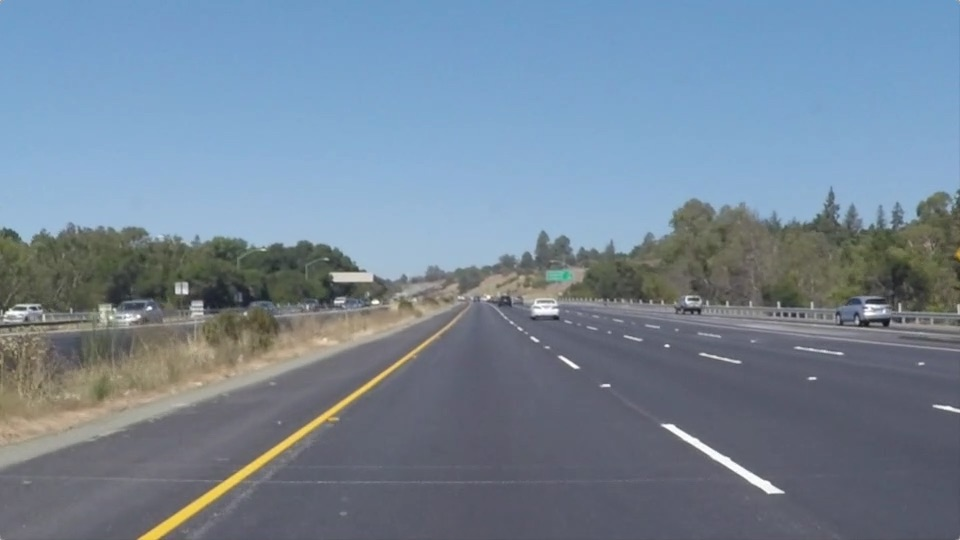
#> input picture assets/1.jpg, 960 x 540 px
$ python lanedetection2.py
#> lines starting #> are read from the running program, lines starting #| are printed output that depends on the picture; after the words box and inside, x2 and y2 are one past the last pixel; in counts of white or black regions, pixels touching at a corner belong together
#!/usr/bin/python
# -*- encoding: utf-8 -*-

# Built-in modules
import argparse
import math

# Third-party modules
import cv2
import numpy as np


class LaneDetection:
    r"""车道线检测（优化版）"""

    def __init__(
            self,
            # 增强预处理参数
            ksize=(7, 7),  # 增大高斯核以更好抑制噪声
            sigma=(1.5, 1.5),  # 增加sigma值增强模糊效果
            threshold1=50,  # 降低低阈值保留更多边缘
            threshold2=150,  # 降低高阈值
            aperture_size=3,
            # 改进ROI参数
            direction_point=None,
            roi_top_ratio=0.6,  # ROI顶部位置比例
            # 优化霍夫参数
            rho=1,
            theta=np.pi / 180,
            threshold=30,  # 降低阈值检测更多线段
            min_line_len=100,  # 缩短最小线段长度
            max_line_gap=150,  # 减小线段间隙
            # 直线拟合参数
            x1L=None,
            x2L=None,
            x1R=None,
            x2R=None,
            # 新增参数
            use_white_balance=True,  # 启用白平衡
            use_clahe=True,  # 启用对比度增强
            slope_threshold=0.3  # 更严格的斜率过滤
    ):
        self.ksize = ksize
        self.sigma = sigma
        self.threshold1 = threshold1
        self.threshold2 = threshold2
        self.aperture_size = aperture_size
        self.direction_point = direction_point
        self.roi_top_ratio = roi_top_ratio
        self.rho = rho
        self.theta = theta
        self.threshold = threshold
        self.min_line_len = min_line_len
        self.max_line_gap = max_line_gap
        self.x1L = x1L
        self.x2L = x2L
        self.x1R = x1R
        self.x2R = x2R
        self.use_white_balance = use_white_balance
        self.use_clahe = use_clahe
        self.slope_threshold = slope_threshold

    def __call__(self, img):
        # 新增白平衡预处理
        if self.use_white_balance:
            img = self._white_balance(img)

        gauss = self._image_preprocess(img)

        # 新增CLAHE对比度增强
        if self.use_clahe:
            clahe = cv2.createCLAHE(clipLimit=2.0, tileGridSize=(8, 8))
            gauss = clahe.apply(gauss)

        edge = self._edge_canny(gauss)
        roi = self._roi_trapezoid(edge)
        lines = self._Hough_line_fitting(roi)
        line_img = self._lane_line_fitting(img, lines)
        res = self._weighted_img_lines(img, line_img)
        return res

    def _white_balance(self, img):
        r"""简单白平衡处理，增强不同光照下的稳定性"""
        result = cv2.cvtColor(img, cv2.COLOR_BGR2LAB)
        avg_a = np.average(result[:, :, 1])
        avg_b = np.average(result[:, :, 2])
        result[:, :, 1] = result[:, :, 1] - ((avg_a - 128) * (result[:, :, 0] / 255.0) * 1.1)
        result[:, :, 2] = result[:, :, 2] - ((avg_b - 128) * (result[:, :, 0] / 255.0) * 1.1)
        return cv2.cvtColor(result, cv2.COLOR_LAB2BGR)

    def _image_preprocess(self, img):
        r"""预处理优化：增加灰度化前的颜色过滤"""
        # 提取黄色和白色车道线颜色范围
        hsv = cv2.cvtColor(img, cv2.COLOR_BGR2HSV)

        # 黄色范围
        lower_yellow = np.array([15, 50, 50])
        upper_yellow = np.array([35, 255, 255])
        mask_yellow = cv2.inRange(hsv, lower_yellow, upper_yellow)

        # 白色范围
        lower_white = np.array([0, 0, 200])
        upper_white = np.array([255, 30, 255])
        mask_white = cv2.inRange(hsv, lower_white, upper_white)

        # 合并掩码并与原图结合
        combined_mask = cv2.bitwise_or(mask_yellow, mask_white)
        gray = cv2.cvtColor(img, cv2.COLOR_BGR2GRAY)
        gray = cv2.bitwise_and(gray, combined_mask)

        # 高斯滤波
        gauss = cv2.GaussianBlur(gray, self.ksize, self.sigma[0], self.sigma[1])
        return gauss

    def _edge_canny(self, img):
        r"""Canny边缘检测保持不变"""
        edge = cv2.Canny(img, self.threshold1, self.threshold2, self.aperture_size)
        return edge

    def _roi_trapezoid(self, img):
        r"""优化ROI区域，使其更符合实际车道形状"""
        h, w = img.shape[:2]

        # 动态计算ROI顶部位置
        top_y = int(h * self.roi_top_ratio)
        top_width = int(w * 0.15)  # 顶部宽度

        # 车方向的中心点
        if self.direction_point is None:
            center_x = w // 2
        else:
            center_x = self.direction_point[0]

        # 构建更合理的梯形ROI
        left_top = [center_x - top_width, top_y]
        right_top = [center_x + top_width, top_y]
        left_down = [int(w * 0.1), h]
        right_down = [int(w * 0.9), h]

        self.roi_points = np.array([left_down, left_top, right_top, right_down], np.int32)

        # 填充梯形区域
        mask = np.zeros((h, w), dtype=np.uint8)
        cv2.fillPoly(mask, [self.roi_points], 255)

        # 目标区域提取：逻辑与
        roi = cv2.bitwise_and(img, mask)
        return roi

    def _Hough_line_fitting(self, img):
        r"""霍夫变换参数优化"""
        lines = cv2.HoughLinesP(
            img, self.rho, self.theta, self.threshold, np.array([]),
            minLineLength=self.min_line_len, maxLineGap=self.max_line_gap
        )
        return lines

    def _lane_line_fitting(self, img, lines, color=(0, 255, 0), thickness=8):
        r"""优化直线拟合逻辑，增加异常值过滤"""
        line_img = np.zeros((img.shape[0], img.shape[1], 3), dtype=np.uint8)
        if lines is None:
            return line_img

        h, w = img.shape[:2]
        right_x = []
        right_y = []
        left_x = []
        left_y = []

        for line in lines:
            for x1, y1, x2, y2 in line:
                # 计算线段长度，过滤短线段
                length = math.hypot(x2 - x1, y2 - y1)
                if length < self.min_line_len * 0.5:
                    continue

                # 计算斜率，避免除零错误
                if x2 == x1:
                    continue
                slope = (y2 - y1) / (x2 - x1)

                # 使用更严格的斜率过滤
                if slope <= -self.slope_threshold:
                    # 过滤偏离合理区域的点
                    if 0 < x1 < w and 0 < y1 < h and 0 < x2 < w and 0 < y2 < h:
                        left_x.extend((x1, x2))
                        left_y.extend((y1, y2))
                elif slope >= self.slope_threshold:
                    if 0 < x1 < w and 0 < y1 < h and 0 < x2 < w and 0 < y2 < h:
                        right_x.extend((x1, x2))
                        right_y.extend((y1, y2))

        # 左车道线拟合：增加异常值检测
        if left_x and left_y:
            # 使用Z-score过滤异常值
            left_points = np.column_stack((left_x, left_y))
            left_points = self._remove_outliers(left_points)
            if len(left_points) >= 2:
                left_fit = np.polyfit(left_points[:, 0], left_points[:, 1], 1)
                left_line = np.poly1d(left_fit)

                # 动态计算插值点，基于图像高度
                if not self.x1L:
                    x1L = int(w * 0.1)
                y1L = int(left_line(x1L))
                # 确保y坐标在图像范围内
                y1L = np.clip(y1L, h // 2, h)

                if not self.x2L:
                    x2L = int(w * 0.4)
                y2L = int(left_line(x2L))
                y2L = np.clip(y2L, h // 2, h)

                cv2.line(line_img, (x1L, y1L), (x2L, y2L), color, thickness)

        # 右车道线拟合：增加异常值检测
        if right_x and right_y:
            right_points = np.column_stack((right_x, right_y))
            right_points = self._remove_outliers(right_points)
            if len(right_points) >= 2:
                right_fit = np.polyfit(right_points[:, 0], right_points[:, 1], 1)
                right_line = np.poly1d(right_fit)

                if not self.x1R:
                    x1R = int(w * 0.6)
                y1R = int(right_line(x1R))
                y1R = np.clip(y1R, h // 2, h)

                if not self.x2R:
                    x2R = int(w * 0.9)
                y2R = int(right_line(x2R))
                y2R = np.clip(y2R, h // 2, h)

                cv2.line(line_img, (x1R, y1R), (x2R, y2R), color, thickness)

        return line_img

    def _remove_outliers(self, points, z_threshold=2.0):
        r"""使用Z-score方法移除异常值点"""
        if len(points) <= 3:
            return points

        mean = np.mean(points, axis=0)
        std = np.std(points, axis=0)
        z_scores = np.abs((points - mean) / std)
        return points[(z_scores < z_threshold).all(axis=1)]

    def _weighted_img_lines(self, img, line_img, α=1, β=1, λ=0.):
        r"""保持不变"""
        res = cv2.addWeighted(img, α, line_img, β, λ)
        return res


def parse_args():
    parser = argparse.ArgumentParser(description="Lane Detection V1.1 (Optimized)")
    parser.add_argument("-i", "--input_path", type=str, default="./assets/1.jpg", help="Input path of image.")
    parser.add_argument("-o", "--output_path", type=str, default="./assets/1_out.jpg", help="Ouput path of image.")
    return parser.parse_args()


def main():
    args = parse_args()

    # 使用优化参数初始化检测器
    lanedetection = LaneDetection(
        ksize=(7, 7),
        sigma=(1.5, 1.5),
        threshold1=50,
        threshold2=150,
        min_line_len=100,
        max_line_gap=150,
        slope_threshold=0.3
    )

    # 图片检测
    if args.input_path.endswith(('.jpg', '.jpeg', '.png')):
        img = cv2.imread(args.input_path, 1)
#> img is the input picture: shape (540, 960, 3); mean B, G, R 150.8, 133.6, 116.5
        if img is None:
            print(f"无法读取图片: {args.input_path}")
            return
        res = lanedetection(img)
#> in _white_balance, `result = cv2.cvtColor(img, cv2.COLOR_BGR2LAB)`: result: shape (540, 960, 3); mean of channels 0, 1, 2 139.8, 126.6, 117.3
#> in _white_balance, `avg_a = np.average(result[:, :, 1])`: avg_a = 126.6
#> in _white_balance, `avg_b = np.average(result[:, :, 2])`: avg_b = 117.3
#> in _white_balance, `result[:, :, 1] = result[:, :, 1] - ((avg_a - 128) * (result[:, :, 0] ..`: result: shape (540, 960, 3); mean of channels 0, 1, 2 139.8, 127, 117.3
#> in _white_balance, `result[:, :, 2] = result[:, :, 2] - ((avg_b - 128) * (result[:, :, 0] ..`: result: shape (540, 960, 3); mean of channels 0, 1, 2 139.8, 127, 123.2
#> in _image_preprocess, `hsv = cv2.cvtColor(img, cv2.COLOR_BGR2HSV)`: hsv: shape (540, 960, 3); mean H, S, V 90.1, 48.2, 147.6
#> in _image_preprocess, `mask_yellow = cv2.inRange(hsv, lower_yellow, upper_yellow)`:
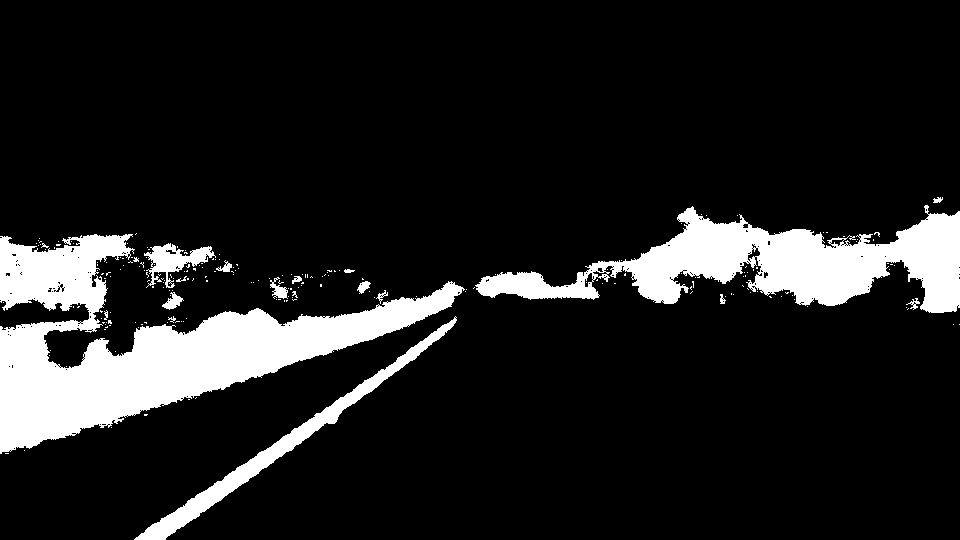
#> mask_yellow: shape (540, 960); 12.6% white; 215 white regions (198 under 20 px), largest, box (x1, y1, x2, y2) and area: (0, 234, 465, 454) 35599, (475, 205, 960, 313) 21942, (134, 316, 457, 540) 5198
#> in _image_preprocess, `mask_white = cv2.inRange(hsv, lower_white, upper_white)`: mask_white: shape (540, 960); 0.36% white; 48 white regions (38 under 20 px), largest, box (x1, y1, x2, y2) and area: (662, 424, 784, 494) 938, (533, 302, 558, 315) 222, (864, 304, 881, 316) 110
#> in _image_preprocess, `gray = cv2.cvtColor(img, cv2.COLOR_BGR2GRAY)`:
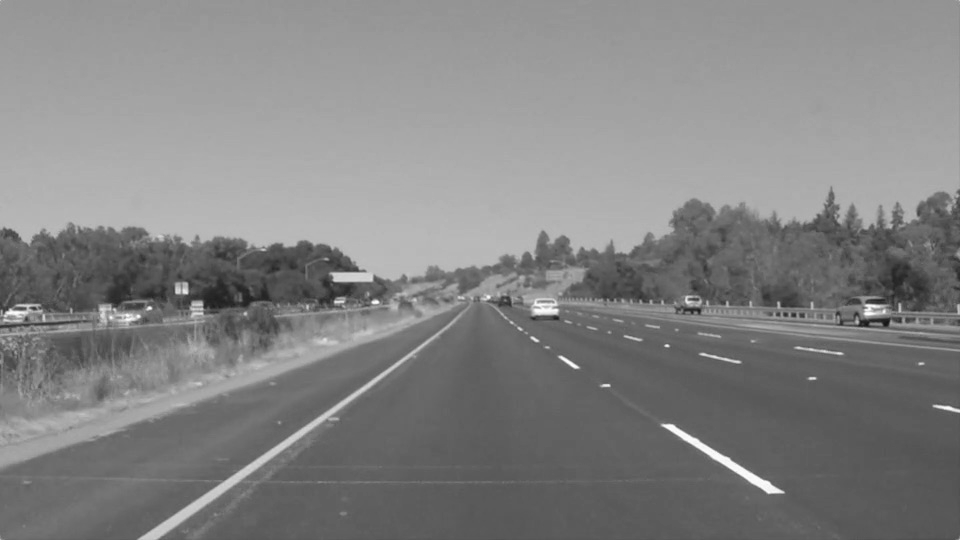
#> gray: shape (540, 960); min 19, max 252, mean 131.2
#> in __call__, `gauss = clahe.apply(gauss)`:
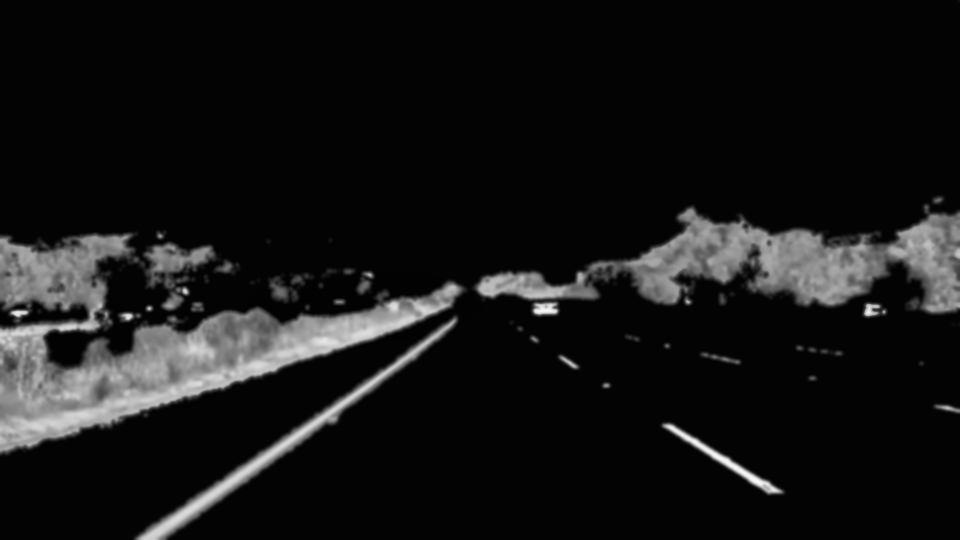
#> gauss: shape (540, 960); min 2, max 249, mean 21.9
#> in _edge_canny, `edge = cv2.Canny(img, self.threshold1, self.threshold2, self.aperture_..`: edge: shape (540, 960); 2% white in thin lines or dots, all inside (x1, y1, x2, y2) = (0, 198, 960, 540)
#> in _roi_trapezoid, `cv2.fillPoly(mask, [self.roi_points], 255)`:
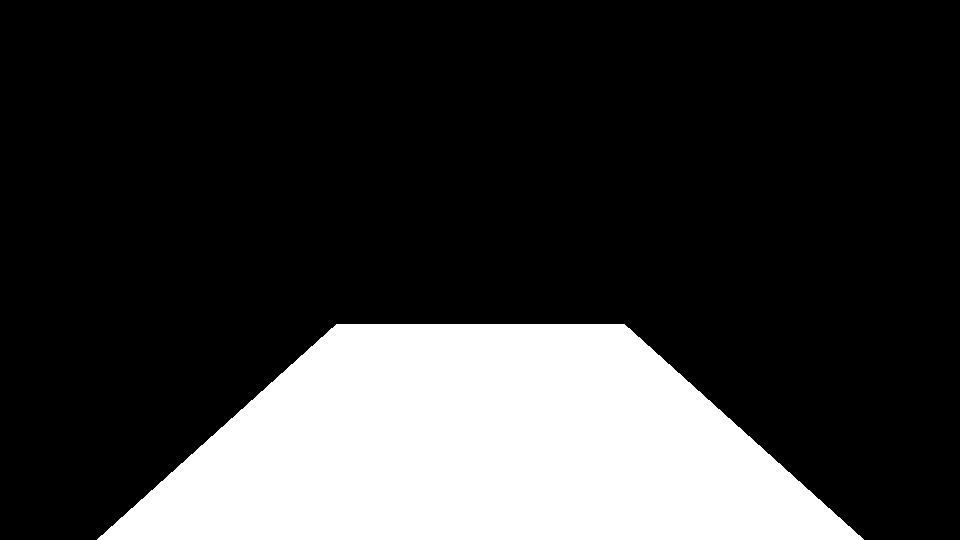
#> mask: shape (540, 960); 22% white; 1 white region, box (x1, y1, x2, y2) and area: (97, 324, 864, 540) 114072
#> in _roi_trapezoid, `roi = cv2.bitwise_and(img, mask)`:
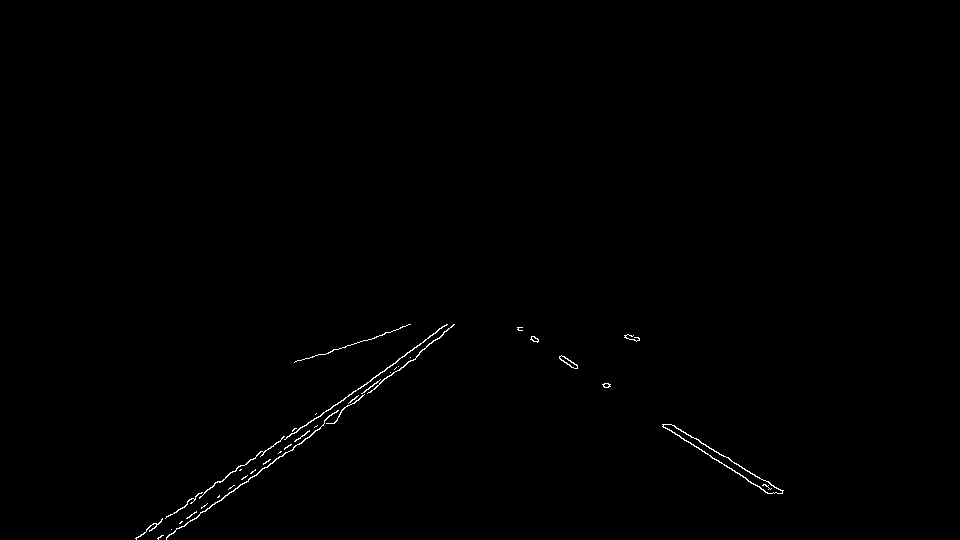
#> roi: shape (540, 960); 0.37% white in thin lines or dots, all inside (x1, y1, x2, y2) = (135, 324, 784, 540)
#> in _Hough_line_fitting, `lines = cv2.HoughLinesP( img, self.rho, self.theta, self.threshold, np..`: lines = 16 rows, first 6: [147, 528, 440, 337], [167, 536, 340, 414], [157, 538, 418, 355], [559, 357, 782, 491], [663, 426, 771, 493], [341, 401, 447, 324]
#> the loop in _lane_line_fitting, `for line in lines:` made 16 passes
#> line on passes 1 to 12: [[147, 528, 440, 337]], [[167, 536, 340, 414]], [[157, 538, 418, 355]], [[559, 357, 782, 491]], [[663, 426, 771, 493]], [[341, 401, 447, 324]], [[158, 537, 419, 354]], [[166, 538, 338, 417]], [[136, 538, 453, 324]], [[296, 439, 425, 348]], [[160, 537, 414, 359]], [[520, 327, 767, 493]]
#> after the loop in _lane_line_fitting, `for line in lines:`: left_x = [147, 440, 167, 340, 157, 418, 341, 447, 158, 419, 166, 338, 136, 453, 296, 425, 160, 414, 149, 444, 318, 446, 176, 339]; left_y = [528, 337, 536, 414, 538, 355, 401, 324, 537, 354, 538, 417, 538, 324, 439, 348, 537, 359, 531, 325, 417, 324, 528, 414]; right_x = [559, 782, 663, 771, 520, 767, 530, 782]; right_y = [357, 491, 426, 493, 327, 493, 339, 490]
#> in _lane_line_fitting, `left_points = np.column_stack((left_x, left_y))`: left_points = 24 rows, first 8: [147, 528], [440, 337], [167, 536], [340, 414], [157, 538], [418, 355], [341, 401], [447, 324]
#> in _remove_outliers, `mean = np.mean(points, axis=0)`: mean = [303.9, 431.8]
#> in _remove_outliers, `std = np.std(points, axis=0)`: std = [121.4, 85.82]
#> in _remove_outliers, `z_scores = np.abs((points - mean) / std)`: z_scores = 24 rows, first 8: [1.29, 1.12], [1.12, 1.1], [1.13, 1.21], [0.297, 0.207], [1.21, 1.24], [0.939, 0.895], [0.305, 0.359], [1.18, 1.26]
#> in _lane_line_fitting, `left_fit = np.polyfit(left_points[:, 0], left_points[:, 1], 1)`: left_fit = [-0.704, 645.9]
#> in _lane_line_fitting, `y1L = int(left_line(x1L))`: y1L = 578
#> in _lane_line_fitting, `y1L = np.clip(y1L, h // 2, h)`: y1L = 540
#> in _lane_line_fitting, `y2L = int(left_line(x2L))`: y2L = 375
#> in _lane_line_fitting, `right_points = np.column_stack((right_x, right_y))`: right_points = [[559, 357], [782, 491], [663, 426], [771, 493], [520, 327], [767, 493], [530, 339], [782, 490]]
#> in _lane_line_fitting, `right_fit = np.polyfit(right_points[:, 0], right_points[:, 1], 1)`: right_fit = [0.629, 4.28]
#> in _lane_line_fitting, `y1R = int(right_line(x1R))`: y1R = 366
#> in _lane_line_fitting, `y2R = int(right_line(x2R))`: y2R = 547
#> in _lane_line_fitting, `y2R = np.clip(y2R, h // 2, h)`: y2R = 540
#> in _lane_line_fitting, `cv2.line(line_img, (x1R, y1R), (x2R, y2R), color, thickness)`:
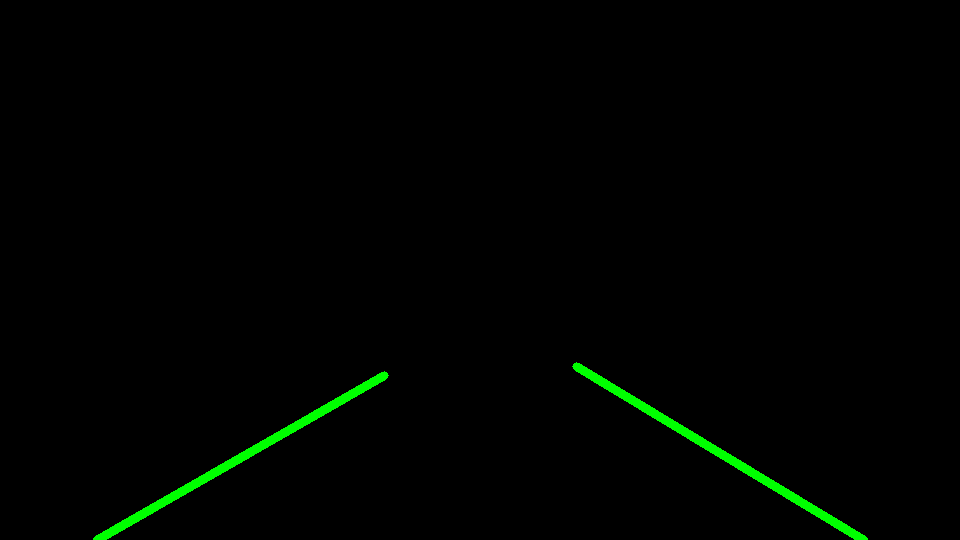
#> line_img: shape (540, 960, 3); mean of channels 0, 1, 2 0, 2.9, 0; drawn as B, G, R
        x = np.hstack([img, res])
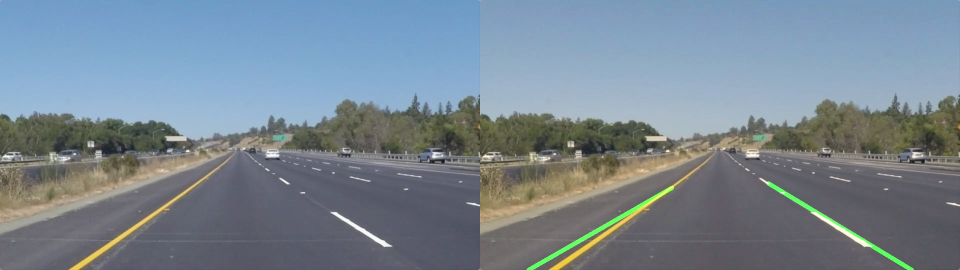
#> x: shape (540, 1920, 3) (shown at 1/2 size); mean B, G, R 145.7, 134.1, 120.2
        cv2.imwrite(args.output_path, x)
        cv2.imshow("Result", x)
        cv2.waitKey(0)
        cv2.destroyAllWindows()

    # 视频检测
    elif args.input_path.endswith('.mp4'):
        video_capture = cv2.VideoCapture(args.input_path)
        if not video_capture.isOpened():
            print('无法打开视频文件!')
            exit()

        fps = int(video_capture.get(cv2.CAP_PROP_FPS))
        size = (int(video_capture.get(cv2.CAP_PROP_FRAME_WIDTH)),
                int(video_capture.get(cv2.CAP_PROP_FRAME_HEIGHT)))
        print(f"fps: {fps} \nsize: {size}")

        out = cv2.VideoWriter(
            args.output_path,
            fourcc=cv2.VideoWriter_fourcc(*'mp4v'),
            fps=fps,
            frameSize=size
        )

        total = int(video_capture.get(cv2.CAP_PROP_FRAME_COUNT))
        print(f"[INFO] 视频总帧数: {total}")

        frameToStart = 0
        video_capture.set(cv2.CAP_PROP_POS_FRAMES, frameToStart)

        while True:
            ret, frame = video_capture.read()
            if not ret:
                break
            res = lanedetection(frame)
            out.write(res)
            cv2.imshow("video", res)
            if cv2.waitKey(1) & 0xFF == ord('q'):
                break

        video_capture.release()
        out.release()
        cv2.destroyAllWindows()


if __name__ == "__main__":
    main()
